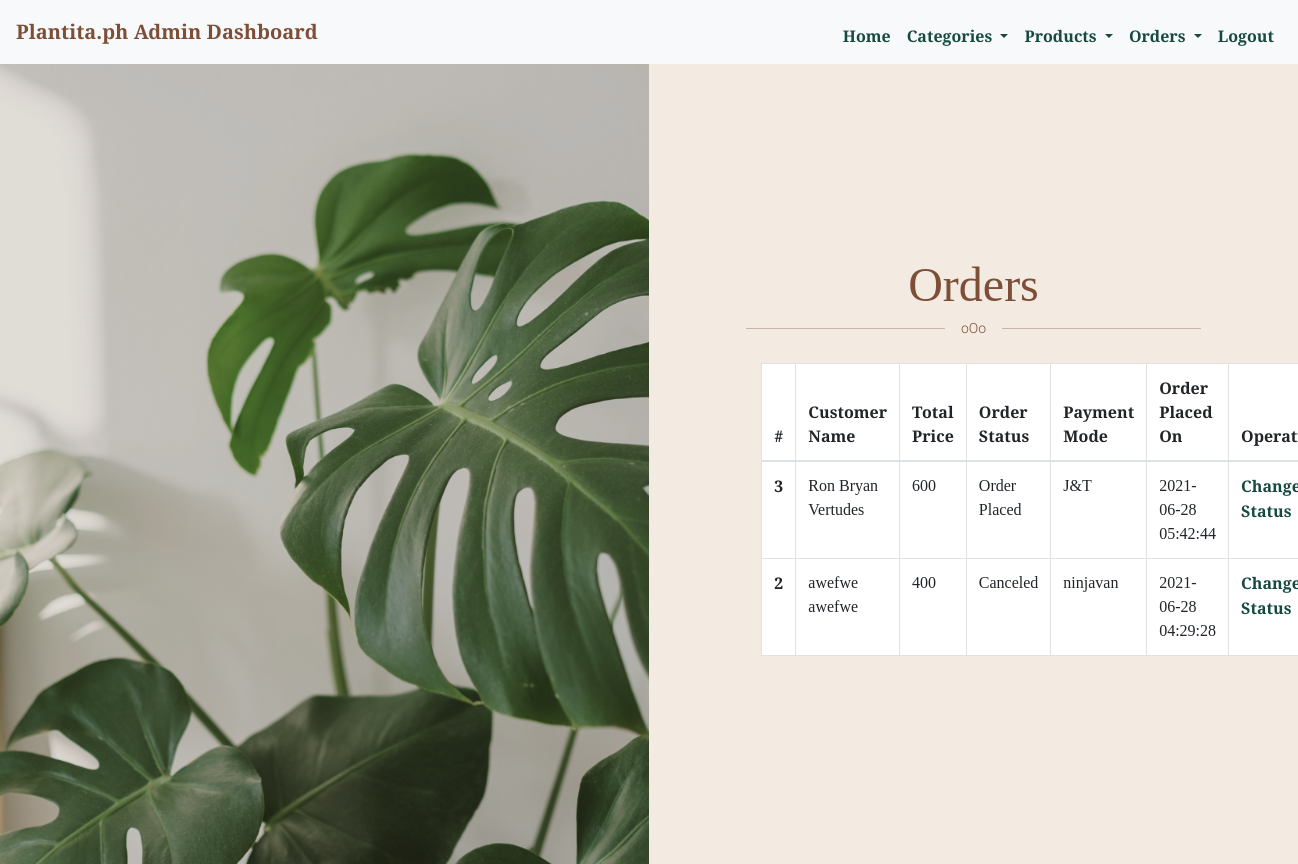
Page /admin/orders.php (signed in) on the committed database.
### tables this page shows
CREATE TABLE `orders` (
  `id` int(11) NOT NULL,
  `user_id` int(11) NOT NULL,
  `totalprice` varchar(255) NOT NULL,
  `orderstatus` varchar(255) NOT NULL,
  `paymentmode` varchar(255) NOT NULL,
  `timestamp` datetime NOT NULL DEFAULT current_timestamp()
);

CREATE TABLE `user_data` (
  `id` int(11) NOT NULL,
  `username` varchar(255) NOT NULL,
  `firstname` varchar(255) NOT NULL,
  `lastname` varchar(255) NOT NULL,
  `email` varchar(255) NOT NULL,
  `phone` varchar(11) NOT NULL,
  `full_address` varchar(255) NOT NULL,
  `zip` varchar(10) NOT NULL,
  `city` varchar(255) NOT NULL,
  `province` varchar(255) NOT NULL,
  `ship` varchar(255) NOT NULL,
  `card_num` varchar(16) NOT NULL,
  `card_name` varchar(255) NOT NULL,
  `card_exp` varchar(30) NOT NULL,
  `cvv` varchar(10) NOT NULL
);

### admin/orders.php (the view, shortened to what this page needs)
<?php
    include('../config/db.php');
?>
<?php include('inc/header.php') ?>
<!DOCTYPE html>
<html lang="en">
  <head>
    <link rel="stylesheet" href="style.css" />
<?php include('inc/nav.php') ?>
  </head>
  <body>
    <div class="split-screen">
      <div class="left bg2">
      </div>
      <div class="right">
        <form action="" method = "post">
          <section class="copy">
            <h2>Orders</h2>
            <div class="or-container">
              <div class="line 1"></div>
              <p>oOo</p>
              <div class="line 2"></div>
            </div>
          </section>
          <div class="container pt-4">
          <table class='table table-bordered bg-white'>
            <thead>
                <tr>
                    <th>#</th>
                    <th>Customer Name</th>
                    <th>Total Price</th>
                    <th>Order Status</th>
                    <th>Payment Mode </th>
                    <th>Order Placed On</th>
                    <th>Operations</th>
                </tr>
            </thead>
            <tbody>
                    <?php
                        $sql = "SELECT orders.totalprice, orders.orderstatus, orders.paymentmode, orders.timestamp, orders.id, user_data.firstname, user_data.lastname
                        FROM orders JOIN user_data ON orders.user_id=user_data.id ORDER BY `orders`.`id` DESC    ";
                        $result = mysqli_query($conn, $sql);
                            if (mysqli_num_rows($result) > 0) {
                                while ($row = mysqli_fetch_assoc($result)) {
                    ?>
                    <tr>
					    <th scope="row"><?php echo $row['id']; ?></th>
                        <td><?php echo $row["firstname"] . " " . $row["lastname"] ?></td>
                        <td><?php echo $row["totalprice"] ?></td>
                        <td><?php echo $row["orderstatus"] ?></td>
                        <td><?php echo $row["paymentmode"] ?></td>
                        <td><?php echo $row["timestamp"]  ?> </td>
                        <td><a href='order-process.php?id=<?php echo $row["id"] ?>'>Change Status</a></td>
                    </tr>
                    <?php
                        }
                        } else {
                          echo "0 results";
                        }
                    ?>
                </tbody>
        </table>
        </div>
      </div>
    </div>
  </body>
</html>

### admin/style.css (style rules this page uses)
:root { --dark-color: #000000; --light-color: #f3ebe1; --green-color: #164a41; --brown-color: #7d4f38; font-size: 100%; font-size: 16px; line-height: 1.5; }
body { padding: 0; margin: 0; font-family: "Playfair Display", serif; font-weight: 400; }
h2 { font-size: 3rem; font-weight: 400; margin: 0; margin-bottom: .25rem; }
a { text-decoration: none; font-weight: 700; color: var(--green-color); }
.split-screen { display: flex; flex-direction: column; height: auto; }
.left, .right { display: flex; justify-content: center; align-items: center; }
.left.bg2 { background: url('images/bg-plant2.png'); background-size: cover; }
.left { height: 400px; }
.right { background-color: var(--light-color); position: relative; padding-top: 5rem; padding-bottom: 5rem; }
.right .copy { color: var(--brown-color); text-align: center; }
.or-container { display: flex; flex-direction: row; justify-content: space-between; align-items: center; width: 100%; gap: 1rem; }
.right .copy p { font-family: "Roboto", sans-serif; font-weight: 300; margin: 0; font-size: 0.875rem; }
.line { height: 1px; width: 100%; display: flex; background-color: #7d4f3857; }
.right form { width: 70%; }
@media screen and (min-width: 900px) { .split-screen { flex-direction: row; height: 100vh; } }
@media screen and (min-width: 900px) { .left, .right { display: flex; width: 50%; height: auto; } }

### admin/inc/header.php (style rules this page uses)
body { background-color: #7d4f38; background-image: url('images/bg-plant3.jpg'); background-repeat: no-repeat; background-size: cover; }

### rows in the picture
orders: id "3", user_data.firstname "Ron Bryan", user_data.lastname "Vertudes", totalprice "600", orderstatus "Order Placed", paymentmode "J&T", timestamp "2021-06-28 05:42:44"
orders: id "2", user_data.firstname "awefwe", user_data.lastname "awefwe", totalprice "400", orderstatus "Canceled", paymentmode "ninjavan", timestamp "2021-06-28 04:29:28"
